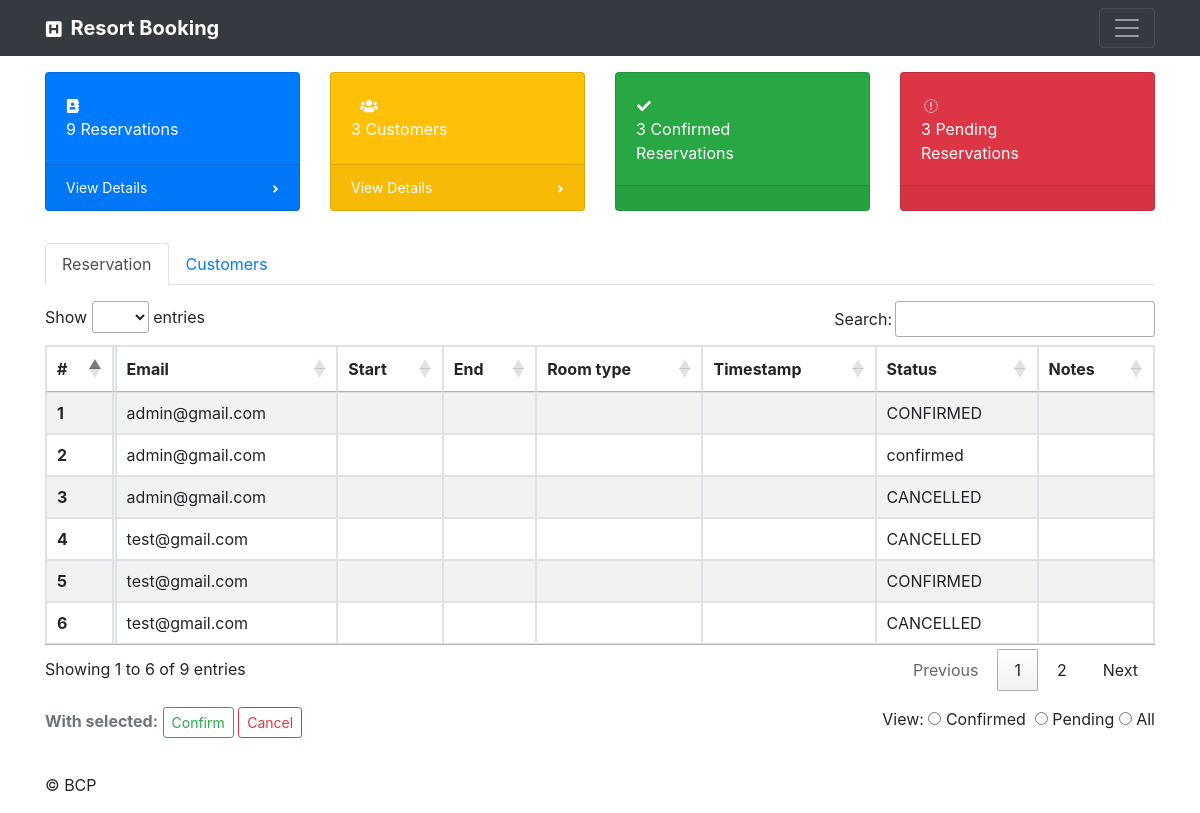
Page /admin.php (signed in) on the committed database.
### tables this page shows
CREATE TABLE `booking` (
  `id` int(11) UNSIGNED NOT NULL,
  `cid` int(11) UNSIGNED NOT NULL,
  `status` varchar(100) DEFAULT 'pending',
  `notes` varchar(500) DEFAULT NULL
);

CREATE TABLE `customer` (
  `cid` int(11) UNSIGNED NOT NULL,
  `fullname` varchar(100) NOT NULL,
  `email` varchar(50) NOT NULL,
  `password` varchar(150) NOT NULL,
  `phone` varchar(25) NOT NULL,
  `isadmin` int(1) UNSIGNED NOT NULL DEFAULT '0'
);

### app/DB.php (called while the page is built, shortened)
<?php
class DB
{
    private static $instance = null;
    public static function getInstance()
    {
        if (empty(self::$instance)) {
            $db_info = array(
                "host" => "localhost",
                "port" => "3306",
                "user" => "root",
                "pass" => "",
                "name" => "hotel",
                "charset" => "UTF-8"
            );
            try {
                self::$instance = new PDO(
                    "mysql:host=" . $db_info['host'] . ';port=' . $db_info['port'] . ';dbname=' . $db_info['name'],
                    $db_info['user'],
                    $db_info['pass']
                );
                self::$instance->setAttribute(PDO::ATTR_ERRMODE, PDO::ERRMODE_SILENT);
                self::$instance->query('SET NAMES utf8');
                self::$instance->query('SET CHARACTER SET utf8');
            } catch (PDOException $error) {
                echo $error->getMessage();
            }
        }
        return self::$instance;
    }
}

### app/dao/BookingDetailDAO.php (called while the page is built, shortened)
<?php
class BookingDetailDAO
{
    protected function fetchBooking()
    {
        $sql = 'SELECT
          t1.id,
          t1.cid,
          t1.status,
          t1.notes,
          t2.start,
          t2.end,
          t2.type,
          t2.requirement,
          t2.adults,
          t2.children,
          t2.requests,
          t2.timestamp
        FROM booking AS t1 LEFT JOIN reservation AS t2 ON t1.id = t2.id;';
        $stmt = DB::getInstance()->prepare($sql);
        $stmt->execute();
        return $stmt->fetchAll(PDO::FETCH_ASSOC);
    }
}

### app/handlers/BookingDetailHandler.php (called while the page is built, shortened)
<?php
class BookingDetailHandler extends BookingDetailDAO
{
    public function getAllBookings()
    {
        $bookings = $this->fetchBooking();
        if (is_array($bookings)) {
            return $bookings;
        } else {
            $this->setExecutionFeedback(Util::DB_SERVER_ERROR);
            return [];
        }
    }
    public function getPending()
    {
        $count = 0;
        $pending = \models\StatusEnum::PENDING_STR;
        foreach ($this->getAllBookings() as $v) {
            if (($v["status"] == $pending) || (strtoupper($v["status"]) == $pending)) {
                $count++;
            }
        }
        return $count;
    }
    public function getConfirmed()
    {
        $count = 0;
        $confirmed = \models\StatusEnum::CONFIRMED_STR;
        foreach ($this->getAllBookings() as $v) {
            if (($v["status"] == $confirmed) || (strtoupper($v["status"]) == $confirmed)) {
                $count++;
            }
        }
        return $count;
    }
}

### app/dao/CustomerDAO.php (called while the page is built, shortened)
<?php
class CustomerDAO
{
    protected function getByEmail($email)
    {
        $sql = 'SELECT * FROM `customer` WHERE email=?';
        $stmt = DB::getInstance()->prepare($sql);
        $stmt->execute([$email]);
        return $stmt->fetchAll(PDO::FETCH_CLASS, "Customer");
    }
    protected function getByCid($cid)
    {
        $sql = 'SELECT * FROM `customer` WHERE `customer`.`cid`=?';
        $stmt = DB::getInstance()->prepare($sql);
        $stmt->execute([$cid]);
        return $stmt->fetchAll(PDO::FETCH_CLASS, "Customer");
    }
    protected function getAll()
    {
        $sql = 'SELECT * FROM `customer`';
        $stmt = DB::getInstance()->prepare($sql);
        $stmt->execute();
        return $stmt->fetchAll(PDO::FETCH_CLASS, "Customer");
    }
}

### app/handlers/CustomerHandler.php (called while the page is built, shortened)
<?php
class CustomerHandler extends CustomerDAO
{
    public function getAllCustomer()
    {
        if ($this->getAll()) {
            return $this->getAll();
        } else {
            return Util::DB_SERVER_ERROR;
        }
    }
    public function getCustomerObj($email)
    {
        $c = new Customer();
        $k = $this->getByEmail($email);
        foreach ($k as $v) {
            $c->setId($v->getId());
            $c->setEmail($v->getEmail());
            $c->setPassword($v->getPassword());
            $c->setPhone($v->getPhone());
            $c->setFullName($v->getFullName());
        }
        return $c;
    }
    public function getCustomerObjByCid($id)
    {
        $c = new Customer();
        $k = $this->getByCid($id);
        foreach ($k as $v) {
            $c->setId($v->getId());
            $c->setEmail($v->getEmail());
            $c->setPassword($v->getPassword());
            $c->setPhone($v->getPhone());
            $c->setFullName($v->getFullName());
        }
        return $c;
    }
    public function totalCustomersCount()
    {
        return count($this->getAllCustomer());
    }
}

### app/models/Customer.php (called while the page is built, shortened)
<?php
class Customer
{
    private $cid;
    private $fullname;
    private $email;
    private $password;
    private $phone;
    public function getId()
    {
        return $this->cid;
    }
    public function setId($id)
    {
        $this->cid = $id;
    }
    public function getFullName()
    {
        return $this->fullname;
    }
    public function setFullName($fullName)
    {
        $this->fullname = $fullName;
    }
    public function getEmail()
    {
        return $this->email;
    }
    public function setEmail($email)
    {
        $this->email = $email;
    }
    public function getPassword()
    {
        return $this->password;
    }
    public function setPassword($password)
    {
        $hashed_password = password_hash($password, PASSWORD_BCRYPT);
        $this->password = $hashed_password;
    }
    public function getPhone()
    {
        return $this->phone;
    }
    public function setPhone($phone)
    {
        $this->phone = $phone;
    }
}

### admin.php (the view, shortened to what this page needs)
<!doctype html>
<html lang="en">
<head>
    <link rel="stylesheet" href="https://cdn.jsdelivr.net/npm/bootstrap@4.6.2/dist/css/bootstrap.min.css">
    <link rel="stylesheet" href="https://cdn.datatables.net/1.10.16/css/jquery.dataTables.min.css">
    <link rel="stylesheet" href="https://cdn.datatables.net/select/1.2.5/css/select.dataTables.min.css">
    <link rel="stylesheet" href="css/main.css">
    <?php
    require 'lib/phpPasswordHashing/passwordLib.php';
    require 'app/DB.php';
    require 'app/dao/CustomerDAO.php';
    require 'app/dao/BookingDetailDAO.php';
    require 'app/models/Customer.php';
    require 'app/handlers/CustomerHandler.php';
    require 'app/handlers/BookingDetailHandler.php';
    $isSessionExists = $isAdmin = false;
    $pendingReservation = $confirmedReservation = $totalCustomers = $totalReservations = null;
    $allBookings = $cCommon = $allCustomer = null;
    if (isset($_SESSION["username"]))
    {
        $isSessionExists = true;
        $cHandler = new CustomerHandler();
        $cHandler = $cHandler->getCustomerObj($_SESSION["accountEmail"]);
        $bdHandler = new BookingDetailHandler();
        $allBookings = $bdHandler->getAllBookings();
        $cCommon = new CustomerHandler();
        $pendingReservation = $bdHandler->getPending();
        $confirmedReservation = $bdHandler->getConfirmed();
        $totalCustomers = $cCommon->totalCustomersCount();
        $totalReservations = count($bdHandler->getAllBookings());
    }
    if (isset($_SESSION["isAdmin"]) && isset($_SESSION["username"])) {
        $isSessionExists = true;
        $isAdmin = $_SESSION["isAdmin"];
    }
    ?>
</head>
<body>
<header>
    <div class="navbar navbar-dark bg-dark box-shadow">
        <div class="container d-flex justify-content-between">
            <a href="#" class="navbar-brand d-flex align-items-center">
                <i class="fas fa-h-square mr-2"></i>
                <strong>Resort Booking</strong>
            </a>
            <button class="navbar-toggler collapsed" type="button" data-toggle="collapse" data-target="#navbarHeader" aria-controls="navbarHeader" aria-expanded="false" aria-label="Toggle navigation">
                <span class="navbar-toggler-icon"></span>
            </button>
        </div>
    </div>
</header>
<main role="main">
    <?php if ($isSessionExists && $isAdmin) { ?>
    <div class="container my-3">
        <div class="row">
            <div class="col-xl-3 col-sm-6 mb-3">
                <div class="card text-white bg-primary o-hidden h-100">
                    <div class="card-body">
                        <div class="card-body-icon">
                            <i class="fas fa-address-book"></i>
                        </div>
                        <div class="mr-5"><?php echo $totalReservations; ?> Reservations</div>
                    </div>
                    <a class="card-footer text-white clearfix small z-1" href="#reservation">
                        <span class="float-left">View Details</span>
                        <span class="float-right"><i class="fa fa-angle-right"></i></span>
                    </a>
                </div>
            </div>
            <div class="col-xl-3 col-sm-6 mb-3">
                <div class="card text-white bg-warning o-hidden h-100">
                    <div class="card-body">
                        <div class="card-body-icon">
                            <i class="fas fa-users ml-2"></i>
                        </div>
                        <div class="mr-5"><?php echo $totalCustomers; ?> Customers</div>
                    </div>
                    <a class="card-footer text-white clearfix small z-1" href="#customers">
                        <span class="float-left">View Details</span>
                        <span class="float-right"><i class="fa fa-angle-right"></i></span>
                    </a>
                </div>
            </div>
            <div class="col-xl-3 col-sm-6 mb-3">
                <div class="card text-white bg-success o-hidden h-100">
                    <div class="card-body">
                        <div class="card-body-icon">
                            <i class="fas fa-check"></i>
                        </div>
                        <div class="mr-4"><?php echo $confirmedReservation; ?> Confirmed Reservations</div>
                    </div>
                    <div class="card-footer text-white clearfix small z-1"></div>
                </div>
            </div>
            <div class="col-xl-3 col-sm-6 mb-3">
                <div class="card text-white bg-danger o-hidden h-100">
                    <div class="card-body">
                        <div class="card-body-icon">
                            <i class="fa fa-fw fa-support"></i>
                        </div>
                        <div class="mr-5"><?php echo $pendingReservation; ?> Pending Reservations</div>
                    </div>
                    <div class="card-footer text-white clearfix small z-1"></div>
                </div>
            </div>
        </div>
    </div>
    <div class="container" id="tableContainer">
        <ul class="nav nav-tabs" id="adminTab" role="tablist">
            <li class="nav-item">
                <a class="nav-link active" id="reservation-tab" data-toggle="tab" href="#reservation" role="tab"
                   aria-controls="reservation" aria-selected="true">Reservation</a>
            </li>
            <li class="nav-item">
                <a class="nav-link" id="customers-tab" data-toggle="tab" href="#customers" role="tab"
                   aria-controls="customers" aria-selected="false">Customers</a>
            </li>
        </ul>
        <div class="tab-content py-3" id="adminTabContent">
            <div class="tab-pane fade show active" id="reservation" role="tabpanel" aria-labelledby="reservation-tab">
                <table id="reservationDataTable" class="table table-striped table-bordered" cellspacing="0" width="100%">
                    <thead>
                    <tr>
                        <th scope="col">#</th>
                        <th class="text-hide p-0" data-bookId="12">12</th>
                        <th scope="col">Email</th>
                        <th scope="col">Start</th>
                        <th scope="col">End</th>
                        <th scope="col">Room type</th>
                        <th scope="col">Timestamp</th>
                        <th scope="col">Status</th>
                        <th scope="col">Notes</th>
                    </tr>
                    </thead>
                    <tbody>
                    <?php if (!empty($allBookings)) { ?>
                        <?php   foreach ($allBookings as $k => $v) { ?>
                            <tr>
                                <th scope="row"><?php echo ($k + 1); ?></th>
                                <td class="text-hide p-0" data-id="<?php echo $v["id"]; ?>">
                                </td>
                                <?php $cid = $v["cid"]; ?>
                                <td><?php echo $cCommon->getCustomerObjByCid($cid)->getEmail(); ?></td>
                                <td><?php echo $v["start"]; ?></td>
                                <td><?php echo $v["end"]; ?></td>
                                <td><?php echo $v["type"]; ?></td>
                                <td><?php echo $v["timestamp"]; ?></td>
                                <td><?php echo $v["status"]; ?></td>
                                <td><?php echo $v["notes"]; ?></td>
                            </tr>
                        <?php } ?>
                    <?php } ?>
                    </tbody>
                </table>
                <div class="my-3">
                    <div class="row">
                        <div class="col-6">
                            <label class="text-secondary font-weight-bold">With selected:</label>
                            <button type="button" id="confirm-booking" class="btn btn-outline-success btn-sm">Confirm
                            </button>
                            <button type="button" id="cancel-booking" class="btn btn-outline-danger btn-sm">Cancel
                            </button>
                        </div>
                        <div class="col-6 text-right">
                            View:
                            <input type="radio" name="viewOption" value="confirmed">&nbsp;Confirmed&nbsp;
                            <input type="radio" name="viewOption" value="pending">&nbsp;Pending
                            <input type="radio" name="viewOption" value="all">&nbsp;All
                        </div>
                    </div>
                </div>
            </div>
        </div>
    </div>
    <?php } ?>
</main>
<footer class="container">
    <p>&copy; BCP</p>
</footer>
</body>
</html>

### css/main.css (style rules this page uses)
.svg-inline--fa { padding-top: 2px !important; }

### rows in the picture
booking: cid.fullname "admin@gmail.com", status "CONFIRMED"
booking: cid.fullname "admin@gmail.com", status "confirmed"
booking: cid.fullname "admin@gmail.com", status "CANCELLED"
booking: cid.fullname "test@gmail.com", status "CANCELLED"
booking: cid.fullname "test@gmail.com", status "CONFIRMED"
booking: cid.fullname "test@gmail.com", status "CANCELLED"

### other values in the picture
$totalReservations "9"
$totalCustomers "3"
$confirmedReservation "3"
$pendingReservation "3"
